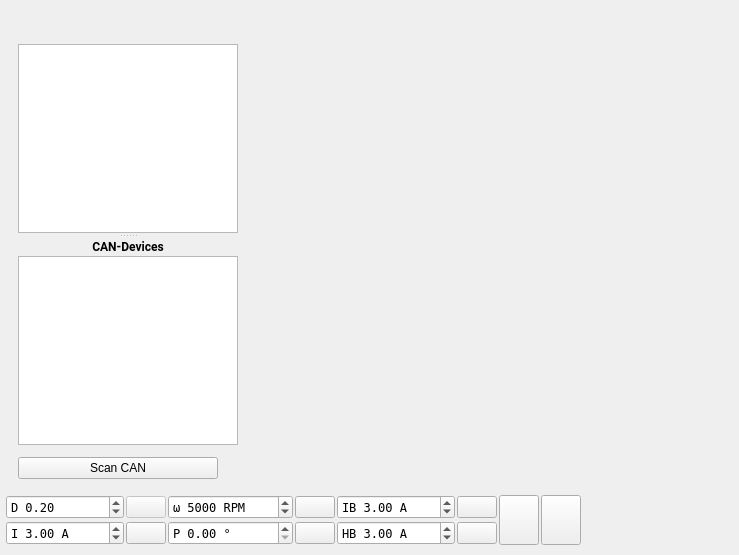
  <widget class="QWidget" name="centralWidget">
   <layout class="QVBoxLayout" name="verticalLayout_3">
    <property name="spacing">
     <number>4</number>
    </property>
    <property name="leftMargin">
     <number>6</number>
    </property>
    <property name="topMargin">
     <number>6</number>
    </property>
    <property name="rightMargin">
     <number>6</number>
    </property>
    <property name="bottomMargin">
     <number>6</number>
    </property>
    <item>
     <layout class="QHBoxLayout" name="horizontalLayout">
      <property name="spacing">
       <number>4</number>
      </property>
      <item>
       <layout class="QVBoxLayout" name="verticalLayout_2">
        <property name="spacing">
         <number>12</number>
        </property>
        <property name="leftMargin">
         <number>12</number>
        </property>
        <property name="topMargin">
         <number>12</number>
        </property>
        <property name="rightMargin">
         <number>0</number>
        </property>
        <property name="bottomMargin">
         <number>12</number>
        </property>
        <item>
         <widget class="QLabel" name="pageLabel">
          <property name="enabled">
           <bool>true</bool>
          </property>
          <property name="maximumSize">
           <size>
            <width>220</width>
            <height>56</height>
           </size>
          </property>
          <property name="text">
           <string/>
          </property>
          <property name="scaledContents">
           <bool>true</bool>
          </property>
         </widget>
        </item>
        <item>
         <widget class="QSplitter" name="leftSplitter">
          <property name="orientation">
           <enum>Qt::Orientation::Vertical</enum>
          </property>
          <property name="handleWidth">
           <number>6</number>
          </property>
          <property name="childrenCollapsible">
           <bool>true</bool>
          </property>
          <widget class="QListWidget" name="pageList">
           <property name="sizePolicy">
            <sizepolicy hsizetype="Expanding" vsizetype="Expanding">
             <horstretch>0</horstretch>
             <verstretch>0</verstretch>
            </sizepolicy>
           </property>
           <property name="minimumSize">
            <size>
             <width>220</width>
             <height>0</height>
            </size>
           </property>
           <property name="maximumSize">
            <size>
             <width>220</width>
             <height>16777215</height>
            </size>
           </property>
           <property name="font">
            <font>
             <family>Roboto</family>
            </font>
           </property>
           <property name="editTriggers">
            <set>QAbstractItemView::EditTrigger::NoEditTriggers</set>
           </property>
           <property name="selectionBehavior">
            <enum>QAbstractItemView::SelectionBehavior::SelectRows</enum>
           </property>
           <property name="resizeMode">
            <enum>QListView::ResizeMode::Adjust</enum>
           </property>
           <property name="viewMode">
            <enum>QListView::ViewMode::ListMode</enum>
           </property>
          </widget>
          <widget class="QWidget" name="layoutWidget">
           <layout class="QVBoxLayout" name="verticalLayout">
            <property name="spacing">
             <number>2</number>
            </property>
            <item>
             <widget class="QLabel" name="label">
              <property name="font">
               <font>
                <family>Roboto</family>
                <bold>true</bold>
               </font>
              </property>
              <property name="text">
               <string>CAN-Devices</string>
              </property>
              <property name="alignment">
               <set>Qt::AlignmentFlag::AlignCenter</set>
              </property>
             </widget>
            </item>
            <item>
             <widget class="QListWidget" name="canList">
              <property name="minimumSize">
               <size>
                <width>0</width>
                <height>100</height>
               </size>
              </property>
              <property name="font">
               <font>
                <family>Roboto</family>
               </font>
              </property>
              <property name="editTriggers">
               <set>QAbstractItemView::EditTrigger::NoEditTriggers</set>
              </property>
              <property name="selectionBehavior">
               <enum>QAbstractItemView::SelectionBehavior::SelectRows</enum>
              </property>
             </widget>
            </item>
           </layout>
          </widget>
         </widget>
        </item>
        <item>
         <widget class="QPushButton" name="scanCanButton">
          <property name="sizePolicy">
           <sizepolicy hsizetype="Expanding" vsizetype="Minimum">
            <horstretch>0</horstretch>
            <verstretch>0</verstretch>
           </sizepolicy>
          </property>
          <property name="maximumSize">
           <size>
            <width>200</width>
            <height>16777215</height>
           </size>
          </property>
          <property name="text">
           <string>Scan CAN</string>
          </property>
         </widget>
        </item>
       </layout>
      </item>
      <item>
       <widget class="QStackedWidget" name="pageWidget">
        <property name="font">
         <font>
          <family>Roboto</family>
         </font>
        </property>
        <property name="currentIndex">
         <number>-1</number>
        </property>
       </widget>
      </item>
     </layout>
    </item>
    <item>
     <layout class="QGridLayout" name="gridLayout_3">
      <property name="spacing">
       <number>2</number>
      </property>
      <item row="0" column="3">
       <widget class="QPushButton" name="speedButton">
        <property name="toolTip">
         <string>Speed</string>
        </property>
        <property name="text">
         <string/>
        </property>
       </widget>
      </item>
      <item row="0" column="4">
       <widget class="QDoubleSpinBox" name="brakeCurrentBox">
        <property name="font">
         <font>
          <family>DejaVu Sans Mono</family>
         </font>
        </property>
        <property name="toolTip">
         <string>Brake current</string>
        </property>
        <property name="prefix">
         <string>IB </string>
        </property>
        <property name="suffix">
         <string> A</string>
        </property>
        <property name="minimum">
         <double>-500.000000000000000</double>
        </property>
        <property name="maximum">
         <double>500.000000000000000</double>
        </property>
        <property name="singleStep">
         <double>0.500000000000000</double>
        </property>
        <property name="value">
         <double>3.000000000000000</double>
        </property>
       </widget>
      </item>
      <item row="1" column="3">
       <widget class="QPushButton" name="posButton">
        <property name="toolTip">
         <string>Position</string>
        </property>
        <property name="text">
         <string/>
        </property>
       </widget>
      </item>
      <item row="0" column="7" rowspan="2">
       <widget class="QPushButton" name="stopButton">
        <property name="sizePolicy">
         <sizepolicy hsizetype="Fixed" vsizetype="MinimumExpanding">
          <horstretch>0</horstretch>
          <verstretch>0</verstretch>
         </sizepolicy>
        </property>
        <property name="toolTip">
         <string>Switch off</string>
        </property>
        <property name="text">
         <string/>
        </property>
        <property name="iconSize">
         <size>
          <width>40</width>
          <height>40</height>
         </size>
        </property>
       </widget>
      </item>
      <item row="1" column="5">
       <widget class="QPushButton" name="handbrakeButton">
        <property name="toolTip">
         <string>Handbrake current</string>
        </property>
        <property name="text">
         <string/>
        </property>
       </widget>
      </item>
      <item row="0" column="0">
       <widget class="QDoubleSpinBox" name="dutyBox">
        <property name="font">
         <font>
          <family>DejaVu Sans Mono</family>
         </font>
        </property>
        <property name="toolTip">
         <string>Duty cycle</string>
        </property>
        <property name="wrapping">
         <bool>false</bool>
        </property>
        <property name="frame">
         <bool>true</bool>
        </property>
        <property name="prefix">
         <string>D </string>
        </property>
        <property name="minimum">
         <double>-1.000000000000000</double>
        </property>
        <property name="maximum">
         <double>1.000000000000000</double>
        </property>
        <property name="singleStep">
         <double>0.010000000000000</double>
        </property>
        <property name="value">
         <double>0.200000000000000</double>
        </property>
       </widget>
      </item>
      <item row="1" column="1">
       <widget class="QPushButton" name="currentButton">
        <property name="toolTip">
         <string>Current</string>
        </property>
        <property name="text">
         <string/>
        </property>
       </widget>
      </item>
      <item row="0" column="8">
       <widget class="DisplayBar" name="dispDuty" native="true">
        <property name="sizePolicy">
         <sizepolicy hsizetype="MinimumExpanding" vsizetype="Preferred">
          <horstretch>0</horstretch>
          <verstretch>0</verstretch>
         </sizepolicy>
        </property>
        <property name="minimumSize">
         <size>
          <width>150</width>
          <height>0</height>
         </size>
        </property>
       </widget>
      </item>
      <item row="0" column="5">
       <widget class="QPushButton" name="brakeCurrentButton">
        <property name="toolTip">
         <string>Brake current</string>
        </property>
        <property name="text">
         <string/>
        </property>
       </widget>
      </item>
      <item row="1" column="0">
       <widget class="QDoubleSpinBox" name="currentBox">
        <property name="font">
         <font>
          <family>DejaVu Sans Mono</family>
         </font>
        </property>
        <property name="toolTip">
         <string>Current</string>
        </property>
        <property name="frame">
         <bool>true</bool>
        </property>
        <property name="prefix">
         <string>I </string>
        </property>
        <property name="suffix">
         <string> A</string>
        </property>
        <property name="minimum">
         <double>-5000.000000000000000</double>
        </property>
        <property name="maximum">
         <double>5000.000000000000000</double>
        </property>
        <property name="singleStep">
         <double>0.500000000000000</double>
        </property>
        <property name="value">
         <double>3.000000000000000</double>
        </property>
       </widget>
      </item>
      <item row="1" column="2">
       <widget class="QDoubleSpinBox" name="posBox">
        <property name="font">
         <font>
          <family>DejaVu Sans Mono</family>
         </font>
        </property>
        <property name="toolTip">
         <string>Position</string>
        </property>
        <property name="prefix">
         <string>P </string>
        </property>
        <property name="suffix">
         <string> °</string>
        </property>
        <property name="maximum">
         <double>360.000000000000000</double>
        </property>
        <property name="singleStep">
         <double>0.100000000000000</double>
        </property>
        <property name="value">
         <double>0.000000000000000</double>
        </property>
       </widget>
      </item>
      <item row="0" column="6" rowspan="2">
       <widget class="QPushButton" name="fullBrakeButton">
        <property name="sizePolicy">
         <sizepolicy hsizetype="Fixed" vsizetype="MinimumExpanding">
          <horstretch>0</horstretch>
          <verstretch>0</verstretch>
         </sizepolicy>
        </property>
        <property name="toolTip">
         <string>Full brake</string>
        </property>
        <property name="text">
         <string/>
        </property>
        <property name="iconSize">
         <size>
          <width>40</width>
          <height>40</height>
         </size>
        </property>
        <property name="autoDefault">
         <bool>false</bool>
        </property>
        <property name="default">
         <bool>false</bool>
        </property>
        <property name="flat">
         <bool>false</bool>
        </property>
       </widget>
      </item>
      <item row="1" column="8">
       <widget class="DisplayBar" name="dispCurrent" native="true">
        <property name="sizePolicy">
         <sizepolicy hsizetype="MinimumExpanding" vsizetype="Preferred">
          <horstretch>0</horstretch>
          <verstretch>0</verstretch>
         </sizepolicy>
        </property>
        <property name="minimumSize">
         <size>
          <width>150</width>
          <height>0</height>
         </size>
        </property>
       </widget>
      </item>
      <item row="0" column="1">
       <widget class="QPushButton" name="dutyButton">
        <property name="enabled">
         <bool>false</bool>
        </property>
        <property name="toolTip">
         <string>Duty cycle</string>
        </property>
        <property name="text">
         <string/>
        </property>
        <property name="flat">
         <bool>false</bool>
        </property>
       </widget>
      </item>
      <item row="1" column="4">
       <widget class="QDoubleSpinBox" name="handbrakeBox">
        <property name="font">
         <font>
          <family>DejaVu Sans Mono</family>
         </font>
        </property>
        <property name="toolTip">
         <string>Handbrake current</string>
        </property>
        <property name="prefix">
         <string>HB </string>
        </property>
        <property name="suffix">
         <string> A</string>
        </property>
        <property name="minimum">
         <double>-500.000000000000000</double>
        </property>
        <property name="maximum">
         <double>500.000000000000000</double>
        </property>
        <property name="singleStep">
         <double>0.500000000000000</double>
        </property>
        <property name="value">
         <double>3.000000000000000</double>
        </property>
       </widget>
      </item>
      <item row="0" column="2">
       <widget class="QDoubleSpinBox" name="speedBox">
        <property name="font">
         <font>
          <family>DejaVu Sans Mono</family>
         </font>
        </property>
        <property name="toolTip">
         <string>Speed</string>
        </property>
        <property name="prefix">
         <string>ω </string>
        </property>
        <property name="suffix">
         <string> RPM</string>
        </property>
        <property name="decimals">
         <number>0</number>
        </property>
        <property name="minimum">
         <double>-400000.000000000000000</double>
        </property>
        <property name="maximum">
         <double>400000.000000000000000</double>
        </property>
        <property name="singleStep">
         <double>100.000000000000000</double>
        </property>
        <property name="value">
         <double>5000.000000000000000</double>
        </property>
       </widget>
      </item>
     </layout>
    </item>
    <item>
     <widget class="RtDataText" name="rtText" native="true"/>
    </item>
   </layout>
  </widget>
